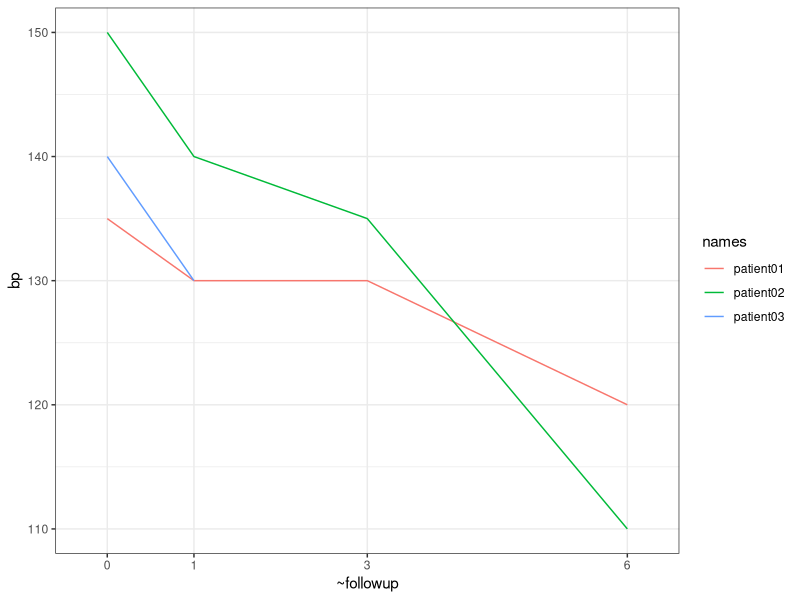
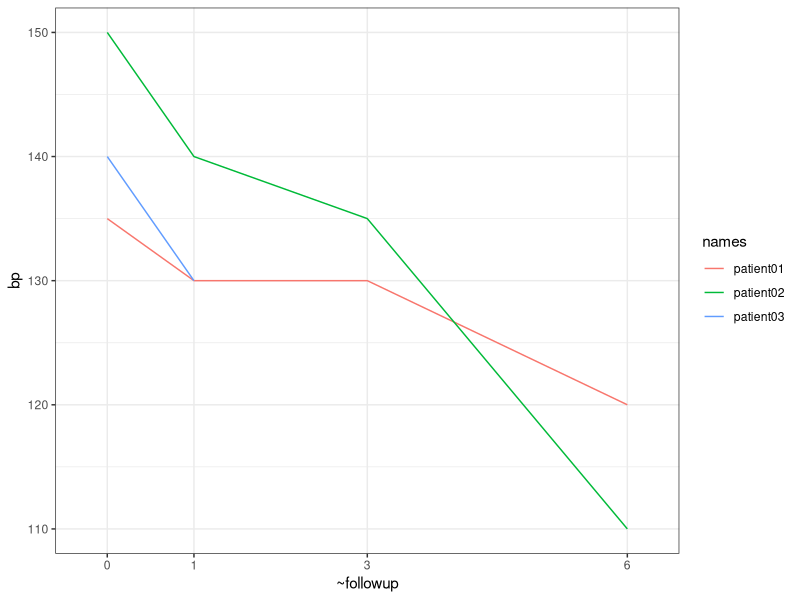

Reproduce these figures in R, in order. (Note: this script raises an error after producing the figures.)

## chapter 4--------------------------
library(ggplot2)
library(plyr)
library(reshape)
library(xtable)
library(reshape)
library(stringr)

## 4.1--------------------------------------------------------------------
names <- c("patient01", "patient02", "patient03")
bp0 <- c(135, 150, 140)
bp1 <- c(130, 140, 130)
bp3 <- c(130, 135, NA)
bp6 <- c(120, 110, 125)
df <- data.frame(names,  bp0, bp1, bp3, bp6)


df


pulse0 <- c(98, 78, 65)
pulse1 <- c(87, 66, 87)
pulse3 <- c(50, 65, NA)
pulse6 <- c(52, 77, 88)
df1 <- data.frame(pulse0, pulse1, pulse3, pulse6)
newdf<-cbind(df, df1)


newdf



mdf <- melt(newdf, id="names")
mdf$newvar <- str_sub(mdf$variable, end=-2)
mdf$followup <-str_sub(mdf$variable, -1)
ddf <- cast(mdf, names+followup~newvar)


ddf


ddf


weight <- c(74, 80, 78)
height <- c(170, 168,166)
demo <- data.frame(names, weight, height)


demo


jdf <- join(ddf, demo, by="names")
jdf <- jdf[, c("names", "weight", "height", "followup", "bp", "pulse")]
jdf


messy<-newdf
tidy <-ddf


messy


tidy


ggplot(tidy, aes(as.numeric(followup), bp, group=names, col=names))+geom_line()+scale_x_discrete(aes(followup), limits=c(0,1,3, 6))+theme_bw()


ggplot(tidy, aes(as.numeric(followup), bp, group=names, col=names))+geom_line()+scale_x_discrete(aes(followup), limits=c(0,1,3, 6))+theme_bw()


widedf <- messy


widedf


longdf <- tidy


longdf


library(reshape)


## ------------------------------------------------------------------------
widedf
mdf <-melt(widedf, id="names") #names 변수를 id로 
mdf


## ----message=FALSE-------------------------------------------------------
library(stringr)


## ------------------------------------------------------------------------
mdf$followup <- str_sub(mdf$variable, -1)
mdf$newvar <- str_sub(mdf$variable, 1, -2)


## ------------------------------------------------------------------------
mdf


## ------------------------------------------------------------------------
cdf <-cast(mdf, names+followup~newvar)


## ------------------------------------------------------------------------
cdf


## ----size='small'--------------------------------------------------------
mdf <-melt(cdf, id=c("names", "followup"))
mdf


## ------------------------------------------------------------------------
ldf <- cast(mdf, names~newvar+followup)


## ----size="small"--------------------------------------------------------
ldf


## ----echo=FALSE----------------------------------------------------------
ldf$treat<-c('no', 'yes', 'yes')
df<-as.data.frame(ldf)


## ----size='small'--------------------------------------------------------
df


## ------------------------------------------------------------------------
mdf <- melt(df, id=c("names", "treat"))
head(mdf)


## ----eval=FALSE----------------------------------------------------------
## colsplit(변수, split, names )


## ----tidy=FALSE----------------------------------------------------------
sp <-colsplit(mdf$variable, split="_",
              names=c("newvar", "followup"))
sp


## ------------------------------------------------------------------------
mdf <- cbind(mdf, sp)
head(mdf)
dim(mdf)


## ------------------------------------------------------------------------
cdf<- cast(mdf,treat+followup~newvar)
cdf


## ------------------------------------------------------------------------
cdf<-cast(mdf, treat+followup~newvar, mean)
cdf


## ----size='small'--------------------------------------------------------
cdf <- cast(mdf, treat+followup~newvar, mean, na.rm=TRUE)
cdf


## ------------------------------------------------------------------------
cast(mdf, treat+followup~newvar, range)


## ------------------------------------------------------------------------
cast(mdf, treat+followup~newvar, c(min, max))


## ----results='hide'------------------------------------------------------
iris[2,3]
iris[2, ]
iris[, 3]
iris[-2, ]
iris[c(1,2,3),]
iris[, c(2,3)]
iris[-c(1,2,3),]
iris[, -c(2,3)]
iris[iris$Sepal.Length>4,]
iris[iris$Sepal.Length>4, "Species"]


## ----size='footnotesize'-------------------------------------------------
seto <- subset(iris, Species=="setosa")
head(seto, 3)
versi <- subset(iris, Species=="versicolor")
head(versi, 3)


## ----tidy=FALSE----------------------------------------------------------
seto2 <-subset(iris, Species=="setosa", select=1:2)
head(seto2, 3)
versi2 <- subset(iris, Species=="versicolor", 
                 select=c("Sepal.Length", "Sepal.Width"))
head(versi2, 3)


## ------------------------------------------------------------------------
subiris <- iris[, -5]
re1 <- apply(subiris, 2, mean)
re1
re2 <- apply(subiris, 1, sum)
head(re2, 3)


## ------------------------------------------------------------------------
sapply(subiris, mean)


## ------------------------------------------------------------------------
sapply(subiris, mean, trim=0.5)


## ------------------------------------------------------------------------
tapply(iris$Sepal.Length, iris$Species, mean)


## ------------------------------------------------------------------------
library(plyr)


## ----size="scriptsize"---------------------------------------------------
str(iris)


## ----echo=FALSE----------------------------------------------------------
ddply(iris, .(Species), nrow)


## ----echo=FALSE----------------------------------------------------------
ddply(iris, .(Species), dim)


## ----echo=FALSE----------------------------------------------------------
ddply(iris, .(Species), c(nrow, ncol))


## ----echo=FALSE----------------------------------------------------------
ddply(iris, .(Species), function(df) {mean(df$Sepal.Length)})


## ----echo=FALSE----------------------------------------------------------
summarise(baseball,
 duration = max(year) - min(year),
 nteams = length(unique(team)))


## ----echo=FALSE----------------------------------------------------------
ddply(iris, .(Species), summarise, meanSW=mean(Sepal.Width))


## ----echo=FALSE----------------------------------------------------------
ddply(iris, .(Species), summarise, meanSW=mean(Sepal.Width), sdSW=sd(Sepal.Width))


## ----echo=FALSE----------------------------------------------------------
colwise(mean, is.numeric)(iris)


## ----echo=FALSE----------------------------------------------------------
colwise(mean, .(Sepal.Width, Sepal.Length, Petal.Width))(iris)
colwise(mean, c("Sepal.Width", "Sepal.Length", "Petal.Width"))(iris)


## ----echo=FALSE, size='small'--------------------------------------------
ddply(iris, .(Species), colwise(mean, is.numeric) )


## ----echo=FALSE----------------------------------------------------------
ddply(iris, .(Species), colwise(mean, c("Sepal.Length", "Sepal.Width", "Petal.Width")))


## ----size='footnotesize'-------------------------------------------------
library(ggplot2)
str(diamonds)


## ----echo=FALSE----------------------------------------------------------
ddply(diamonds, .(cut), summarise, meanPrice=mean(price))


## ----echo=FALSE----------------------------------------------------------
ddply(diamonds, .(cut, color), summarise, meanPrice=mean(price))


## ----echo=TRUE, size='small'---------------------------------------------
StudentName <- c("가", "나", "다", "라", "마")
StudentId <- 111:115
Student <- data.frame(StudentName , StudentId)
gradeA <- c("a","a","b")
SubjectA <- data.frame(StudentId=c(111, 113, 115), gradeA)
gradeB <- c("a","c","a","d")
SubjectB <- data.frame(StudentId=c(111, 112, 114, 115), gradeB)


## ------------------------------------------------------------------------
Student
SubjectA
SubjectB


## ------------------------------------------------------------------------
join(Student, SubjectA, type='left')
join(SubjectA, Student, type='left')
join(SubjectA, Student, type='right')


## ------------------------------------------------------------------------
join(SubjectA, SubjectB, type='inner')


## ------------------------------------------------------------------------
join(SubjectA, SubjectB, type='full')


## ------------------------------------------------------------------------
df1 <-join(Student, SubjectA, type='left')
df <- join(df1, SubjectB, type='left')
df


## ------------------------------------------------------------------------
st <- join(SubjectA, Student, type='left')
st


## ------------------------------------------------------------------------
st <- join(SubjectA, Student, by="StudentId", type='left')
st


## ----warning=FALSE, error=FALSE, message=FALSE---------------------------
library(dplyr)
library(ggplot2)
diamonds_df <- tbl_df(diamonds)
diamonds_df


## ------------------------------------------------------------------------
filter(diamonds_df, cut == "Premium", color=="E")


## ------------------------------------------------------------------------
filter(diamonds_df, cut == "Premium" | color == "E")


## ------------------------------------------------------------------------
select(diamonds_df, cut, color)


## ------------------------------------------------------------------------
select(diamonds_df, x:z)


## ------------------------------------------------------------------------
select(diamonds_df, -(x:z))


## ------------------------------------------------------------------------
select(diamonds_df, -(4:7))


## ------------------------------------------------------------------------
select(diamonds_df, c(carat, price, x, y))
select(diamonds_df, c(1,7, 8, 9))


## ------------------------------------------------------------------------
arrange(diamonds_df, price, carat)


## ------------------------------------------------------------------------
arrange(diamonds_df, desc(price))


## ------------------------------------------------------------------------
mutate(diamonds_df, d = x + y + z)


## ------------------------------------------------------------------------
summarise(diamonds_df, xMean=mean(x), yMean=mean(y))


## ------------------------------------------------------------------------
library(plyr)
ddply(diamonds, .(cut), summarise, priceMean=mean(price))


## ------------------------------------------------------------------------
df <- group_by(diamonds_df, cut)
df


## ------------------------------------------------------------------------
summarise(df, meanPrice = mean(price, na.rm=TRUE))


## ------------------------------------------------------------------------
summarise(df, N = n(), meanPrice = mean(price))


## ------------------------------------------------------------------------
tmp <- filter(diamonds_df, carat > 1, carat<1.5)
tmp <- group_by(tmp,  color)
tmp <- summarise(tmp, price=mean(price))
result <- arrange(tmp, desc(price))
result


## ------------------------------------------------------------------------
diamonds_df %.%
  group_by(color) %.% 
  summarise(price=mean(price)) %.%
  arrange(desc(price))
